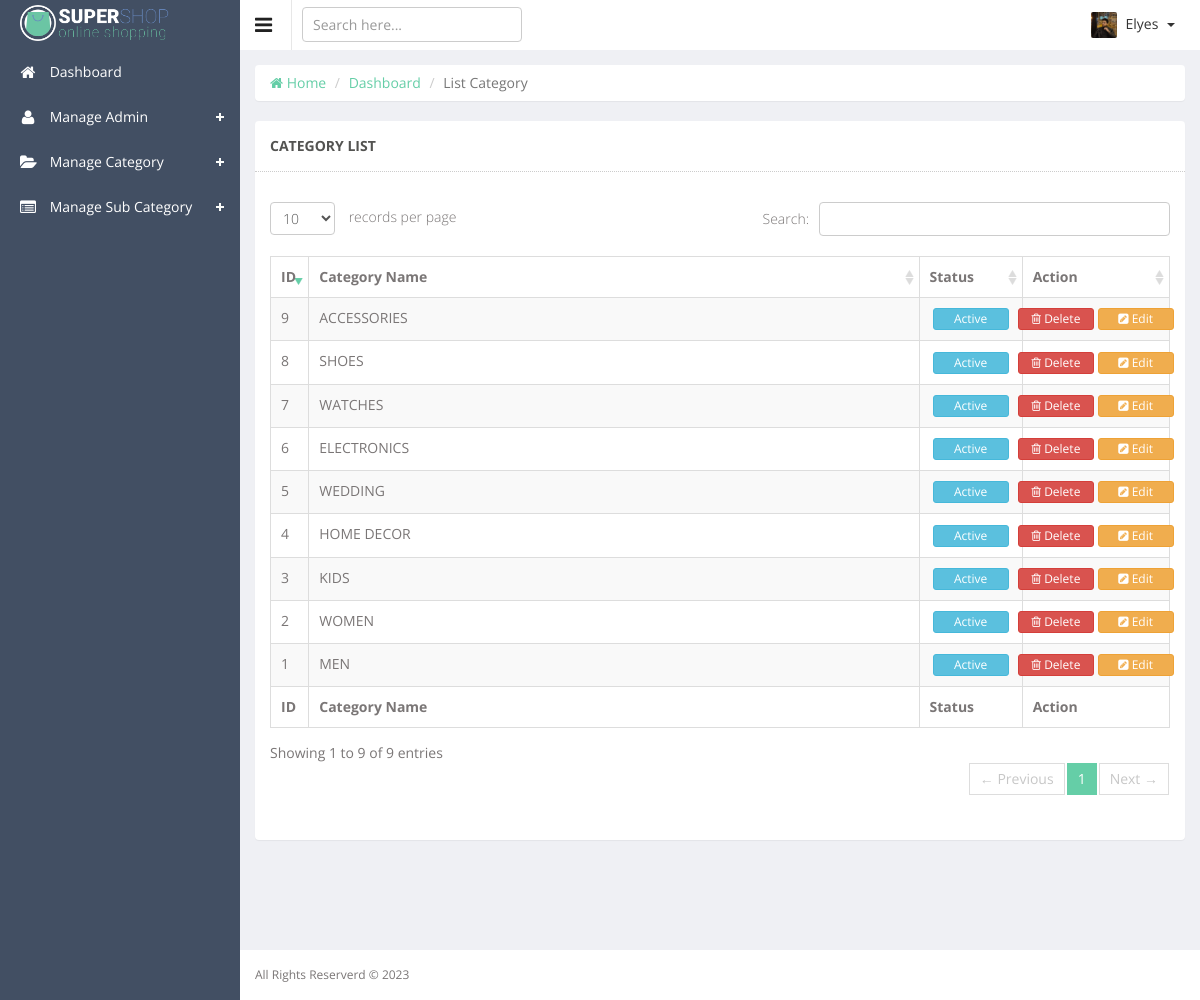
The app's page /admin/list-category.php (signed in) with its own data.
### tables this page shows
CREATE TABLE `categories` (
  `id` int(11) NOT NULL COMMENT 'CATEGORIES ID',
  `category_name` varchar(64) NOT NULL,
  `category_status` enum('Active','Inactive') NOT NULL DEFAULT 'Active',
  `created_at` datetime DEFAULT NULL,
  `updated_at` datetime DEFAULT NULL
);

### admin/app/Http/Controllers/View.php (called while the page is built, shortened)
<?php
class View
{
	public function loadContent($directory, $page_name)
	{
		include("resource/view/".$directory."/".$page_name.".php");
	}
}
?>

### admin/list-category.php (called while the page is built, shortened)
<?php
include("app/Http/Controllers/View.php");
$view = new View;
$view->loadContent("include", "session");
$view->loadContent("include", "top");
$view->loadContent("content", "list-category");
?>

### admin/app/Models/Eloquent.php (called while the page is built, shortened)
<?php
class Eloquent
{
	public $connection;
	public function __construct()
	{
		$this->connection = new PDO('mysql:host='.$GLOBALS['DBHOST'].';dbname='.$GLOBALS['DBNAME'].';charset=utf8', $GLOBALS['DBUSER'], $GLOBALS['DBPASS']);
		$this->connection->setAttribute(PDO::ATTR_ERRMODE, PDO::ERRMODE_EXCEPTION);
		$this->connection->setAttribute(PDO::ATTR_EMULATE_PREPARES, false);
	}
	public function selectData($columnName, $tableName, $whereValue = 0, $inColumn = 0, $inValue = 0, $formatBy = 0, $paginate = 0)
	{
		try
		{
			if($columnName == "*")
			{
				$sql1 = "SELECT ";
				$sql2 = "*";
			}
			$sql3 = " FROM `$tableName`";
			if(@$formatBy['GROUP'])
				$sql6 = " GROUP BY `" . $formatBy['GROUP'] . "`";
			else
				$sql6 = "";
			if(@$formatBy['ASC'])
				$sql7 = " ORDER BY `" . $formatBy['ASC'] . "` ASC";
			else if(@$formatBy['DESC'])
				$sql7 = " ORDER BY `" . $formatBy['DESC'] . "` DESC";
			else
				$sql7 = "";
			if($paginate != 0)
				$sql8 = " LIMIT " . $paginate['POINT'] . ", " . $paginate['LIMIT'];
			else
				$sql8 = "";
			if($whereValue != 0)
			{
				$sql4 = " WHERE ";
				foreach($whereValue AS $wa1Column => $wa1Value)
				{
					@$sql5 .= $wa1Column . " = " . "'" . $wa1Value . "' AND ";
				}
				$sql5 = trim($sql5); $sql5 = rtrim($sql5, "AND"); $sql5 = trim($sql5);
				$preSQL = $sql1 . $sql2 . $sql3 . $sql4 . $sql5 . $sql6 . $sql7 . $sql8;
			}
			else
			{
				if($inValue != 0)
				{
					$preSQL = $sql1 . $sql2 . $sql3 . $sql4 . $sql5 . $sql6 . $sql7 . $sql8;
				}
				else
				{
					$preSQL = $sql1 . $sql2 . $sql3 . $sql6 . $sql7 . $sql8;
				}
			}
			$query = $this->connection->prepare($preSQL);
			$query->execute();
			$dataSelected = $query->fetchAll(PDO::FETCH_ASSOC);
			return $dataSelected;
		}
		catch(Exception $e)
		{
			return 0;
		}
	}
}
?>

### admin/resource/view/content/list-category.php (the view, shortened to what this page needs)
<?php
include("app/Models/Eloquent.php");
$eloquent = new Eloquent;
$columnName = "*";
$tableName = "categories";
$categoryList = $eloquent->selectData($columnName, $tableName);
?>
<div class="wrapper">
	<div class="row">
		<div class="col-sm-12">
			<ul class="breadcrumb panel">
				<li><a href="dashboard.php"><i class="fa fa-home"></i> Home</a></li>
				<li><a href="dashboard.php">Dashboard</a></li>
				<li class="active">List Category</li>
			</ul>
			<section class="panel">
				<header class="panel-heading">
					CATEGORY LIST
				</header>
				<div class="panel-body">
					<div class="adv-table">
						<table class="display table table-bordered table-striped" id="dynamic-table">
							<thead>
								<tr>
									<th style="width:5%"> ID </th>
									<th style="width:67%"> Category Name </th>
									<th style="width:10%"> Status </th>
									<th style="width:18%"> Action </th>
								</tr>
							</thead>
							<tbody>
								<?php
									$n=1;
									foreach($categoryList AS $eachRow)
									{
										echo '
										<tr class="gradeA">
											<td>'. $n .'</td>
											<td>'. $eachRow['category_name'] .'</td>
											<td class="center">
												<form method="post" action="">
													<input type="hidden" name="category_status_id" value="'.$eachRow['id'].'" />
													<input type="hidden" name="current_status" value="'.$eachRow['category_status'].'" />
													<button name="change_status" class="btn btn-info btn-xs" style="width: 76px;" type="submit">'.$eachRow['category_status'].'</button>
												</form>
											</td>
											<td class="center">
												<div class="row">
													<a data-id="'. $eachRow['id'] .'" class="btn btn-danger btn-xs deleteButton" href="#deleteModal" style="width: 76px;" data-toggle="modal">
														<i class="fa fa-trash-o"></i> Delete
													</a>
													<form method="post" action="edit-category.php" style="display: inline;">
														<input type="hidden" name="category_id" value="'.$eachRow['id'].'"/>
														<button name="try_edit" class="btn btn-warning btn-xs" style="width: 76px;" type="submit">
															<i class="fa fa-pencil-square"></i> Edit
														</button>
													</form>
												</div>
											</td>
										</tr>
										';
										$n++;
									}
								?>
							</tbody>
							<tfoot>
								<tr>
									<th> ID </th>
									<th> Category Name </th>
									<th> Status </th>
									<th> Action </th>
								</tr>
							</tfoot>
						</table>
					</div>
				</div>
			</section>
		</div>
	</div>
</div>

### admin/public/js/datatable/css/demo_table.css (style rules this page uses)
table.display { margin: 0 auto; clear: both; width: 100%; }
table.display thead th { padding: 3px 18px 3px 10px; border-bottom: 1px solid black; font-weight: bold; cursor: pointer; * cursor: hand; }
table.display tfoot th { padding: 3px 18px 3px 10px; border-top: 1px solid black; font-weight: bold; }
table.display td { padding: 3px 10px; }
table.display td.center { text-align: center; }
.sorting_desc { background: url('../images/sort_desc.png') no-repeat center right; }
.sorting { background: url('../images/sort_both.png') no-repeat center right; }
table.display tr.odd.gradeA { background-color: #ddffdd; }
table.display tr.even.gradeA { background-color: #eeffee; }
tr.odd { background-color: #E2E4FF; }
tr.even { background-color: white; }
tr.odd td.sorting_1 { background-color: #D3D6FF; }
tr.even td.sorting_1 { background-color: #EAEBFF; }
tr.odd.gradeA td.sorting_1 { background-color: #c4ffc4; }
tr.even.gradeA td.sorting_1 { background-color: #d5ffd5; }
table.display tr.gradeA { background-color: #eeffee; }

### admin/public/css/custom.css (style rules this page uses)
ul, .list-unstyled { padding-left: 30px; }

### records on screen
categories: category_name "MEN", category_status "Active"
categories: category_name "WOMEN", category_status "Active"
categories: category_name "KIDS", category_status "Active"
categories: category_name "HOME DECOR", category_status "Active"
categories: category_name "WEDDING", category_status "Active"
categories: category_name "ELECTRONICS", category_status "Active", $eachRow['id'] 7 (drawn)
categories: category_name "WATCHES", category_status "Active"
categories: category_name "SHOES", category_status "Active"
categories: category_name "ACCESSORIES", category_status "Active"

### other values on screen
$_SESSION['SMC_login_admin_name'] "Elyes"
